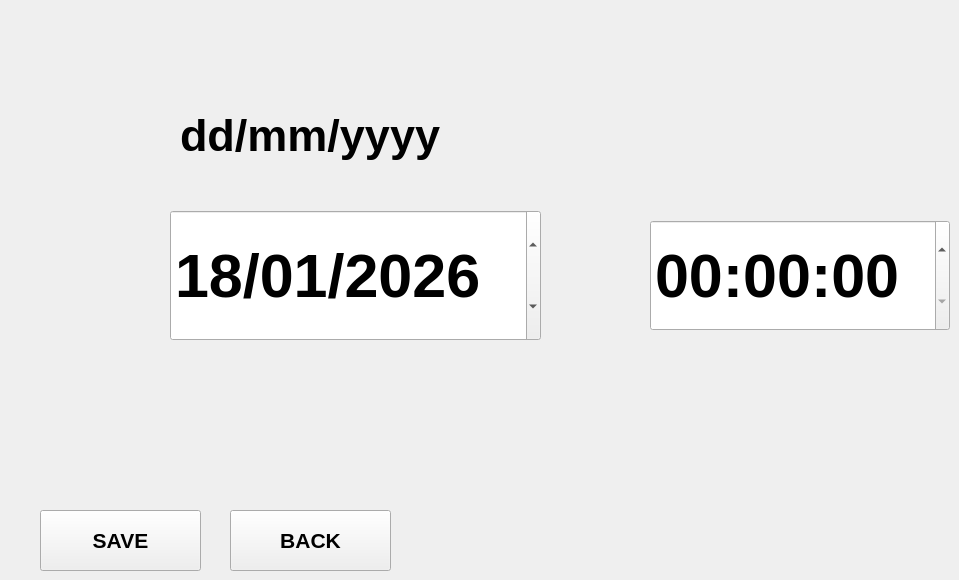
    <widget class="QWidget" name="pageDate_settings">
     <widget class="QDateEdit" name="dateEdit">
      <property name="geometry">
       <rect>
        <x>170</x>
        <y>210</y>
        <width>371</width>
        <height>131</height>
       </rect>
      </property>
      <property name="font">
       <font>
        <pointsize>46</pointsize>
        <bold>true</bold>
       </font>
      </property>
      <property name="dateTime">
       <datetime>
        <hour>0</hour>
        <minute>0</minute>
        <second>0</second>
        <year>2026</year>
        <month>1</month>
        <day>18</day>
       </datetime>
      </property>
      <property name="displayFormat">
       <string>dd/MM/yyyy</string>
      </property>
     </widget>
     <widget class="QPushButton" name="pushButtonDateSave">
      <property name="geometry">
       <rect>
        <x>40</x>
        <y>510</y>
        <width>161</width>
        <height>61</height>
       </rect>
      </property>
      <property name="font">
       <font>
        <pointsize>16</pointsize>
        <bold>true</bold>
       </font>
      </property>
      <property name="text">
       <string>SAVE</string>
      </property>
     </widget>
     <widget class="QPushButton" name="pushButtonDateBack">
      <property name="geometry">
       <rect>
        <x>230</x>
        <y>510</y>
        <width>161</width>
        <height>61</height>
       </rect>
      </property>
      <property name="font">
       <font>
        <pointsize>16</pointsize>
        <bold>true</bold>
       </font>
      </property>
      <property name="text">
       <string>BACK</string>
      </property>
     </widget>
     <widget class="QLabel" name="label">
      <property name="geometry">
       <rect>
        <x>180</x>
        <y>90</y>
        <width>341</width>
        <height>91</height>
       </rect>
      </property>
      <property name="font">
       <font>
        <pointsize>34</pointsize>
        <bold>true</bold>
       </font>
      </property>
      <property name="text">
       <string>dd/mm/yyyy</string>
      </property>
     </widget>
     <widget class="QTimeEdit" name="timeEdit">
      <property name="geometry">
       <rect>
        <x>650</x>
        <y>220</y>
        <width>300</width>
        <height>111</height>
       </rect>
      </property>
      <property name="font">
       <font>
        <pointsize>46</pointsize>
        <bold>true</bold>
       </font>
      </property>
     </widget>
    </widget>
